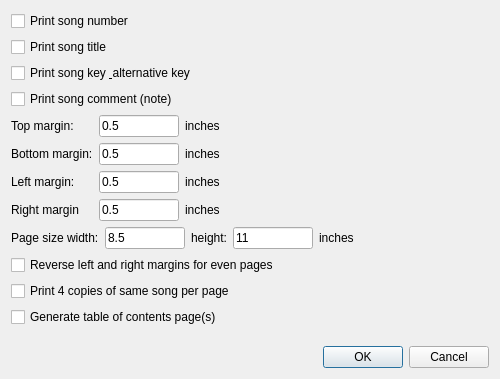
<?xml version="1.0" encoding="UTF-8"?>
<ui version="4.0">
 <class>Dialog</class>
 <widget class="QDialog" name="Dialog">
  <property name="geometry">
   <rect>
    <x>0</x>
    <y>0</y>
    <width>500</width>
    <height>379</height>
   </rect>
  </property>
  <property name="windowTitle">
   <string>Pdf Export Settings</string>
  </property>
  <layout class="QVBoxLayout" name="verticalLayout">
   <item>
    <widget class="QCheckBox" name="print_song_num_box">
     <property name="text">
      <string>Print song number</string>
     </property>
    </widget>
   </item>
   <item>
    <widget class="QCheckBox" name="print_song_title_box">
     <property name="text">
      <string>Print song title</string>
     </property>
    </widget>
   </item>
   <item>
    <widget class="QCheckBox" name="print_song_key_box">
     <property name="text">
      <string>Print song key &amp; alternative key</string>
     </property>
    </widget>
   </item>
   <item>
    <widget class="QCheckBox" name="print_song_comment_box">
     <property name="text">
      <string>Print song comment (note)</string>
     </property>
    </widget>
   </item>
   <item>
    <layout class="QGridLayout" name="gridLayout">
     <item row="0" column="0">
      <widget class="QLabel" name="label_7">
       <property name="text">
        <string>Top margin:</string>
       </property>
      </widget>
     </item>
     <item row="0" column="1">
      <widget class="QLineEdit" name="top_margin_ef">
       <property name="maximumSize">
        <size>
         <width>80</width>
         <height>16777215</height>
        </size>
       </property>
       <property name="text">
        <string>0.5</string>
       </property>
      </widget>
     </item>
     <item row="0" column="2">
      <widget class="QLabel" name="label_6">
       <property name="text">
        <string>inches</string>
       </property>
      </widget>
     </item>
     <item row="1" column="0">
      <widget class="QLabel" name="label_8">
       <property name="text">
        <string>Bottom margin:</string>
       </property>
      </widget>
     </item>
     <item row="1" column="1">
      <widget class="QLineEdit" name="bottom_margin_ef">
       <property name="maximumSize">
        <size>
         <width>80</width>
         <height>16777215</height>
        </size>
       </property>
       <property name="text">
        <string>0.5</string>
       </property>
      </widget>
     </item>
     <item row="1" column="2">
      <widget class="QLabel" name="label_5">
       <property name="text">
        <string>inches</string>
       </property>
      </widget>
     </item>
     <item row="2" column="0">
      <widget class="QLabel" name="label_2">
       <property name="text">
        <string>Left margin:</string>
       </property>
      </widget>
     </item>
     <item row="2" column="1">
      <widget class="QLineEdit" name="left_margin_ef">
       <property name="maximumSize">
        <size>
         <width>80</width>
         <height>16777215</height>
        </size>
       </property>
       <property name="text">
        <string>0.5</string>
       </property>
      </widget>
     </item>
     <item row="2" column="2">
      <widget class="QLabel" name="label_3">
       <property name="text">
        <string>inches</string>
       </property>
      </widget>
     </item>
     <item row="2" column="3">
      <spacer name="horizontalSpacer">
       <property name="orientation">
        <enum>Qt::Horizontal</enum>
       </property>
       <property name="sizeHint" stdset="0">
        <size>
         <width>40</width>
         <height>20</height>
        </size>
       </property>
      </spacer>
     </item>
     <item row="3" column="0">
      <widget class="QLabel" name="label">
       <property name="text">
        <string>Right margin</string>
       </property>
      </widget>
     </item>
     <item row="3" column="1">
      <widget class="QLineEdit" name="right_margin_ef">
       <property name="maximumSize">
        <size>
         <width>80</width>
         <height>16777215</height>
        </size>
       </property>
       <property name="text">
        <string>0.5</string>
       </property>
      </widget>
     </item>
     <item row="3" column="2">
      <widget class="QLabel" name="label_4">
       <property name="text">
        <string>inches</string>
       </property>
      </widget>
     </item>
    </layout>
   </item>
   <item>
    <layout class="QHBoxLayout" name="horizontalLayout">
     <item>
      <widget class="QLabel" name="label_9">
       <property name="text">
        <string>Page size width:</string>
       </property>
      </widget>
     </item>
     <item>
      <widget class="QLineEdit" name="page_width_ef">
       <property name="maximumSize">
        <size>
         <width>80</width>
         <height>16777215</height>
        </size>
       </property>
       <property name="text">
        <string>8.5</string>
       </property>
      </widget>
     </item>
     <item>
      <widget class="QLabel" name="label_11">
       <property name="text">
        <string>height:</string>
       </property>
      </widget>
     </item>
     <item>
      <widget class="QLineEdit" name="page_height_ef">
       <property name="maximumSize">
        <size>
         <width>80</width>
         <height>16777215</height>
        </size>
       </property>
       <property name="text">
        <string>11</string>
       </property>
      </widget>
     </item>
     <item>
      <widget class="QLabel" name="label_10">
       <property name="text">
        <string>inches</string>
       </property>
      </widget>
     </item>
     <item>
      <spacer name="horizontalSpacer_2">
       <property name="orientation">
        <enum>Qt::Horizontal</enum>
       </property>
       <property name="sizeHint" stdset="0">
        <size>
         <width>2</width>
         <height>20</height>
        </size>
       </property>
      </spacer>
     </item>
    </layout>
   </item>
   <item>
    <widget class="QCheckBox" name="alternate_margins_box">
     <property name="text">
      <string>Reverse left and right margins for even pages</string>
     </property>
    </widget>
   </item>
   <item>
    <widget class="QCheckBox" name="print_4_per_page_box">
     <property name="text">
      <string>Print 4 copies of same song per page</string>
     </property>
    </widget>
   </item>
   <item>
    <widget class="QCheckBox" name="generate_table_of_contents_box">
     <property name="text">
      <string>Generate table of contents page(s)</string>
     </property>
    </widget>
   </item>
   <item>
    <spacer name="verticalSpacer">
     <property name="orientation">
      <enum>Qt::Vertical</enum>
     </property>
     <property name="sizeHint" stdset="0">
      <size>
       <width>20</width>
       <height>0</height>
      </size>
     </property>
    </spacer>
   </item>
   <item>
    <widget class="QDialogButtonBox" name="buttonBox">
     <property name="orientation">
      <enum>Qt::Horizontal</enum>
     </property>
     <property name="standardButtons">
      <set>QDialogButtonBox::Cancel|QDialogButtonBox::Ok</set>
     </property>
    </widget>
   </item>
  </layout>
 </widget>
 <resources/>
 <connections>
  <connection>
   <sender>buttonBox</sender>
   <signal>accepted()</signal>
   <receiver>Dialog</receiver>
   <slot>accept()</slot>
   <hints>
    <hint type="sourcelabel">
     <x>248</x>
     <y>254</y>
    </hint>
    <hint type="destinationlabel">
     <x>157</x>
     <y>274</y>
    </hint>
   </hints>
  </connection>
  <connection>
   <sender>buttonBox</sender>
   <signal>rejected()</signal>
   <receiver>Dialog</receiver>
   <slot>reject()</slot>
   <hints>
    <hint type="sourcelabel">
     <x>316</x>
     <y>260</y>
    </hint>
    <hint type="destinationlabel">
     <x>286</x>
     <y>274</y>
    </hint>
   </hints>
  </connection>
 </connections>
</ui>
